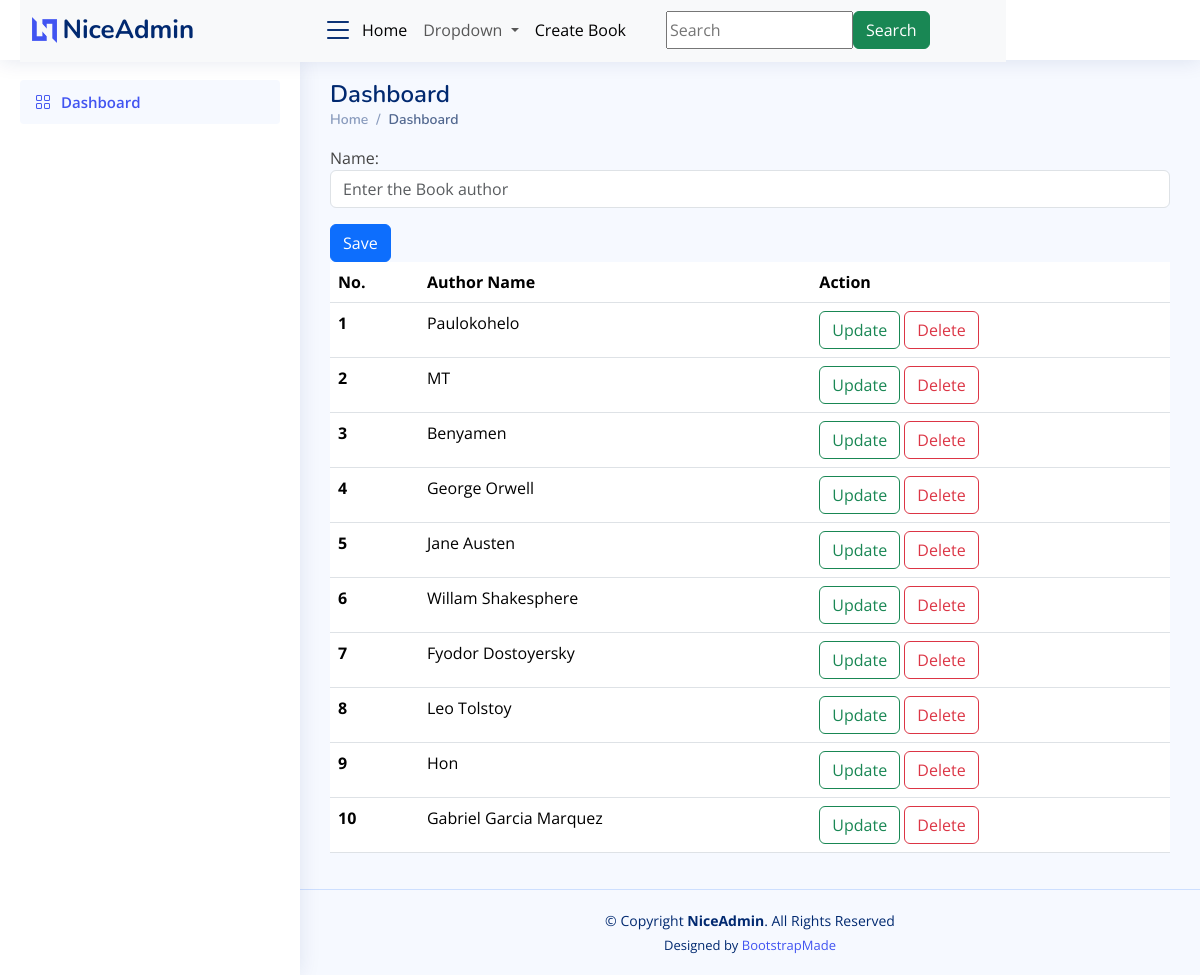
Page /author/ on the committed database.
### bookapp/models.py (models this page shows, shortened)
class Author(models.Model):
    name=models.CharField(max_length=200,null=True)

### bookapp/views.py (the view)
# urls.py: path("author/",views.createAuthor,name='author'),
def createAuthor(request):
    author=Author.objects.all()
    if request.method == "POST":
        form=AuthorForm(request.POST)
        if form.is_valid():
            form.save()
    else:
        form=AuthorForm()
    return render(request,'admin/author.html',{'form':form , 'author':author})

### bookapp/forms.py
class AuthorForm(forms.ModelForm):
    class Meta:
        model = Author
        fields = ['name']
        widgets={
            'name':forms.TextInput(attrs={'class':'form-control','placeholder':'Enter the Book author'}),
        }

### templates/admin/author.html (shortened to what this page needs)
{% extends 'admin/base.html' %}
{% load static %}
{% block content %}
<form action=" " method="post">
    {{ form.as_p }}
    <input type="submit" value="Save" class="btn btn-primary">
</form>
<table class="table">
    <thead>
    <tr>
        <th scope="col">No.</th>
        <th scope="col">Author Name</th>
        <th scope="col">Action</th>
    </tr>
    </thead>
    <tbody>
    {% for book in author %}
    <tr>
        <th scope="row">{{forloop.counter}}</th>
        <td>{{ book.name }}</td>
        <td>
            <a href="{% url 'updateAuthor' book.id %}" class="btn btn-outline-success">Update</a>
            <a href="{% url 'deleteAuthor' book.id %}" class="btn btn-outline-danger">Delete</a>
        </td>
    </tr>
    {% endfor %}
    </tbody>
</table>
{% endblock %}

### templates/admin/base.html (shortened to what this page needs)
<!DOCTYPE html>
{% load static %}
<html lang="en">
<head>
<link href="https://cdn.jsdelivr.net/npm/bootstrap@5.3.3/dist/css/bootstrap.min.css" rel="stylesheet">
  <link href="{% static 'assets/vendor/bootstrap/css/bootstrap.min.css' %}" rel="stylesheet">
  <link href="{% static 'assets/vendor/bootstrap-icons/bootstrap-icons.css' %}" rel="stylesheet">
  <link href="{% static 'assets/vendor/boxicons/css/boxicons.min.css'%}" rel="stylesheet">
  <link href="{% static 'assets/vendor/quill/quill.snow.css'%}" rel="stylesheet">
  <link href="{% static 'assets/vendor/quill/quill.bubble.css' %}" rel="stylesheet">
  <link href="{% static 'assets/vendor/remixicon/remixicon.css'%}" rel="stylesheet">
  <link href="{% static 'assets/vendor/simple-datatables/style.css' %}" rel="stylesheet">
  <link href="{% static 'assets/css/style.css' %}" rel="stylesheet">
</head>
<body>
  <header id="header" class="header fixed-top d-flex align-items-center">
<nav class="navbar navbar-expand-lg bg-body-tertiary">
  <div class="container-fluid">
    <div class="d-flex align-items-center justify-content-between">
      <a href="index.html" class="logo d-flex align-items-center">
        <img src="{% static 'assets/img/logo.png' %}" alt="">
        <span class="d-none d-lg-block">NiceAdmin</span>
      </a>
      <i class="bi bi-list toggle-sidebar-btn"></i>
    </div>
    <div class="collapse navbar-collapse" id="navbarSupportedContent">
      <ul class="navbar-nav me-auto mb-2 mb-lg-0">
        <li class="nav-item">
          <a class="nav-link active" aria-current="page" href="#">Home</a>
        </li>
        <li class="nav-item dropdown">
          <a class="nav-link dropdown-toggle" href="#" role="button" data-bs-toggle="dropdown" aria-expanded="false">
            Dropdown
          </a>
        </li>
        <li class="nav-item">
            <a class="nav-link active" aria-current="page" href="{% url 'createbook' %}">Create Book</a>
        </li>
      </ul>
  </div>
  </div>
    <div class="search-bar">
      <form class=" d-flex " role="search" method="get" action="{% url 'search' %}">
        <input type="text" name="q" placeholder="Search" title="Search author or books ">
        <button type="submit" title="Search" class="btn btn-success">Search</button>
      </form>
    </div>
    </nav>
  </header>
  <aside id="sidebar" class="sidebar">
    <ul class="sidebar-nav" id="sidebar-nav">
      <li class="nav-item">
        <a class="nav-link " href="{% url 'booklist'  %}">
           <i class="bi bi-grid"></i>
             <span>Dashboard</span>
        </a>
      </li>
    </ul>
  </aside>
  <main id="main" class="main">
    <div class="pagetitle">
      <h1>Dashboard</h1>
      <nav>
        <ol class="breadcrumb">
          <li class="breadcrumb-item"><a href="index.html">Home</a></li>
          <li class="breadcrumb-item active">Dashboard</li>
        </ol>
      </nav>
    </div>
{% block content %}
    {% endblock %}
  </main>
  <footer id="footer" class="footer">
    <div class="copyright">
      &copy; Copyright <strong><span>NiceAdmin</span></strong>. All Rights Reserved
    </div>
    <div class="credits">
      Designed by <a href="https://bootstrapmade.com/">BootstrapMade</a>
    </div>
  </footer>
</body>
</html>

### static/assets/css/style.css (style rules this page uses)
:root { scroll-behavior: smooth; }
body { font-family: "Open Sans", sans-serif; background: #f6f9ff; color: #444444; }
a { color: #4154f1; text-decoration: none; }
h1, h2, h3, h4, h5, h6 { font-family: "Nunito", sans-serif; }
#main { margin-top: 60px; padding: 20px 30px; transition: all 0.3s; }
.pagetitle { margin-bottom: 10px; }
.pagetitle h1 { font-size: 24px; margin-bottom: 0; font-weight: 600; color: #012970; }
.breadcrumb { font-size: 14px; font-family: "Nunito", sans-serif; color: #899bbd; font-weight: 600; }
.breadcrumb a { color: #899bbd; transition: 0.3s; }
.breadcrumb .breadcrumb-item::before { color: #899bbd; }
.breadcrumb .active { color: #51678f; font-weight: 600; }
.logo { line-height: 1; }
@media (min-width: 1200px) { .logo { width: 280px; } }
.logo img { max-height: 26px; margin-right: 6px; }
.logo span { font-size: 26px; font-weight: 700; color: #012970; font-family: "Nunito", sans-serif; }
.header { transition: all 0.5s; z-index: 997; height: 60px; box-shadow: 0px 2px 20px rgba(1, 41, 112, 0.1); background-color: #fff; padding-left: 20px; }
.header .toggle-sidebar-btn { font-size: 32px; padding-left: 10px; cursor: pointer; color: #012970; }
.header .search-bar { min-width: 360px; padding: 0 20px; }
.sidebar { position: fixed; top: 60px; left: 0; bottom: 0; width: 300px; z-index: 996; transition: all 0.3s; padding: 20px; overflow-y: auto; scrollbar-width: thin; scrollbar-color: #aab7cf transparent; box-shadow: 0px 0px 20px rgba(1, 41, 112, 0.1); background-color: #fff; }
@media (min-width: 1200px) { #main, #footer { margin-left: 300px; } }
.sidebar-nav { padding: 0; margin: 0; list-style: none; }
.sidebar-nav li { padding: 0; margin: 0; list-style: none; }
.sidebar-nav .nav-item { margin-bottom: 5px; }
.sidebar-nav .nav-link { display: flex; align-items: center; font-size: 15px; font-weight: 600; color: #4154f1; transition: 0.3; background: #f6f9ff; padding: 10px 15px; border-radius: 4px; }
.sidebar-nav .nav-link i { font-size: 16px; margin-right: 10px; color: #4154f1; }
.footer { padding: 20px 0; font-size: 14px; transition: all 0.3s; border-top: 1px solid #cddfff; }
.footer .copyright { text-align: center; color: #012970; }
.footer .credits { padding-top: 5px; text-align: center; font-size: 13px; color: #012970; }

### rows in the picture
Author: name "Paulokohelo"
Author: name "MT"
Author: name "Benyamen"
Author: name "George Orwell"
Author: name "Jane Austen"
Author: name "Willam Shakesphere"
Author: name "Fyodor Dostoyersky"
Author: name "Leo Tolstoy"
Author: name "Hon"
Author: name "Gabriel Garcia Marquez"
